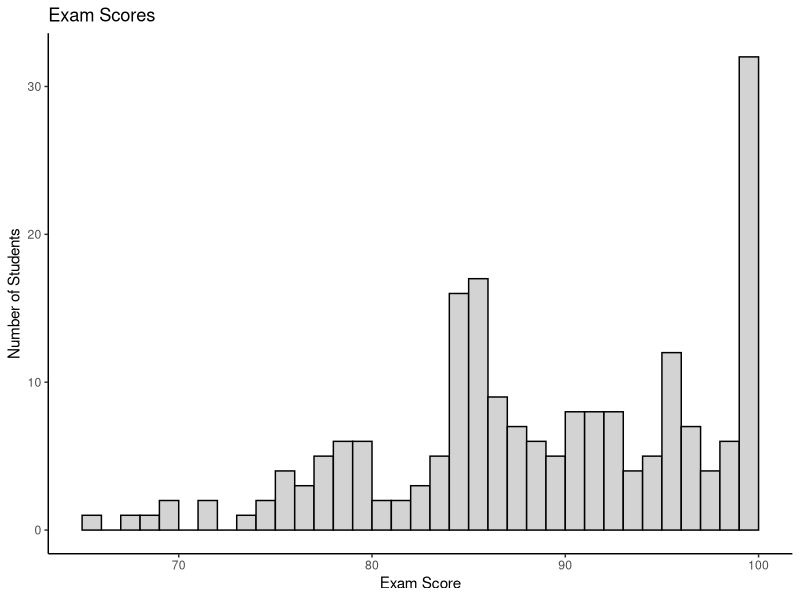
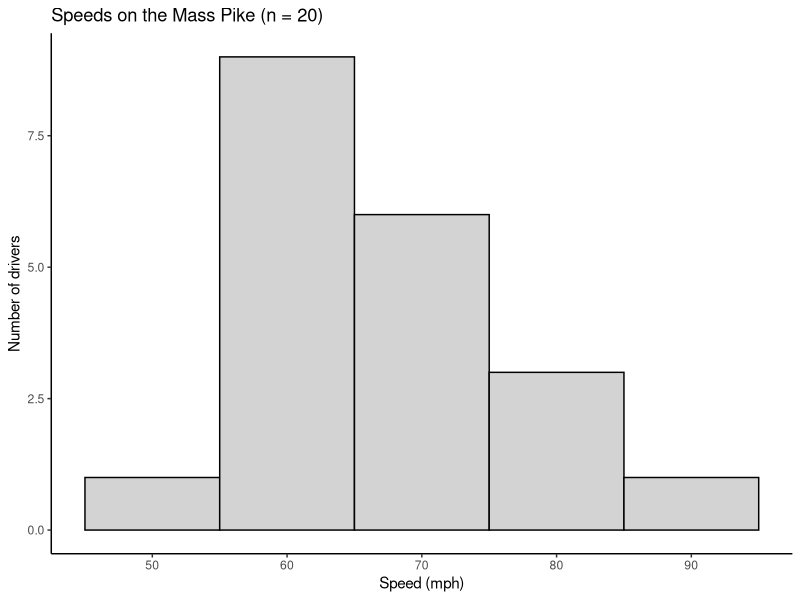
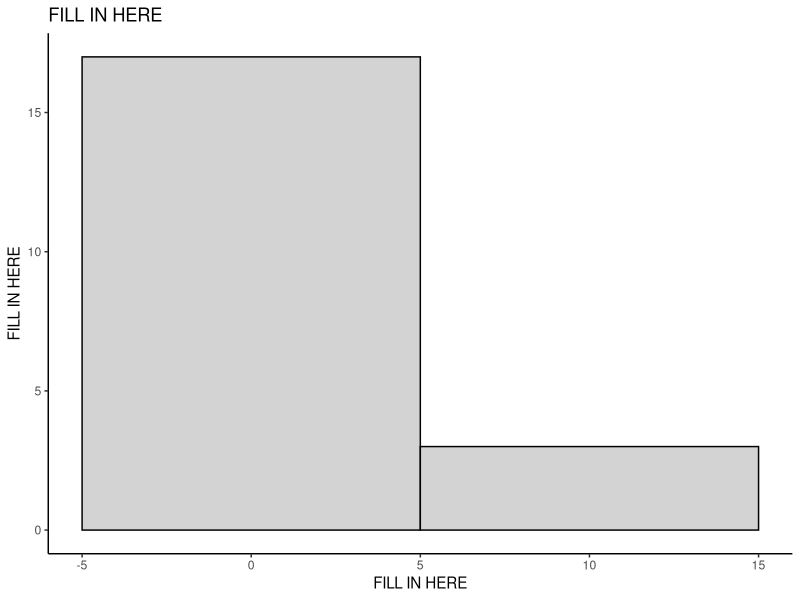
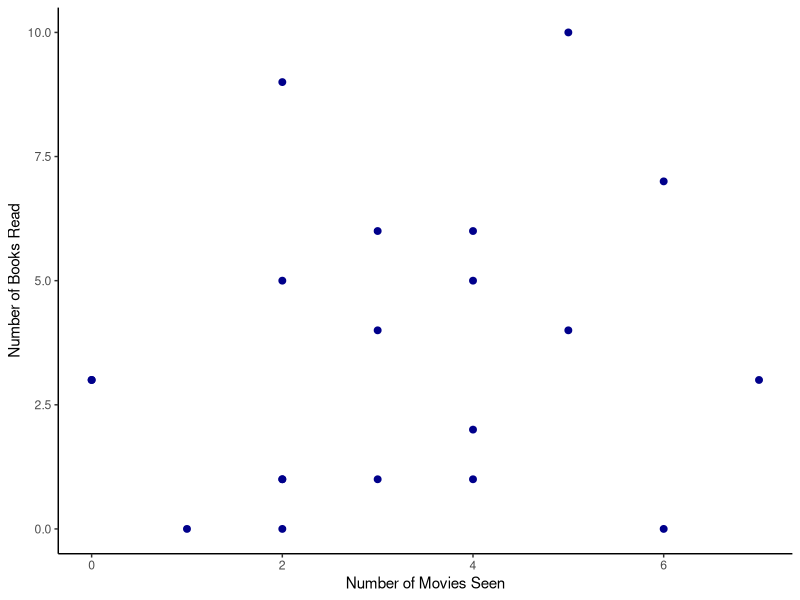
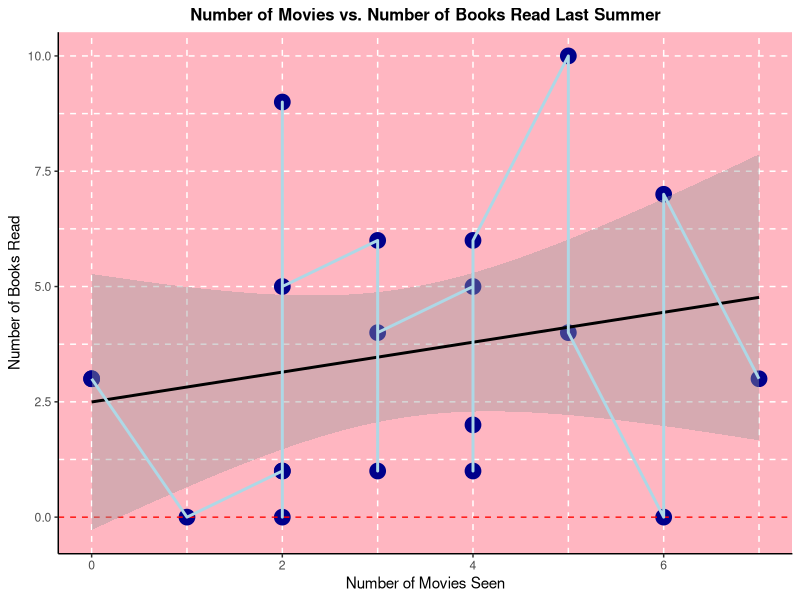

Source code (R) for these figures, in order:
## ---- chunk 1
# If needed, remove the # and run these once on your computer to install:
# install.packages("ggplot2")
# install.packages("dplyr")
# install.packages("tidyr")

# Once you have installed the packages, you can "comment" those lines out (put the hashtag back) and just use the "library" function to load the packages into your R session.

library(ggplot2)
library(dplyr)
library(tidyr)

#set seed for reproducibility
set.seed(211)  # ensures the same random numbers are generated each time (DO NOT CHANGE)

## ---- chunk 2

#set seed
set.seed(211)  # ensures the same random numbers are generated each time (DO NOT CHANGE)

#generate exam scores from 0 - 100
exam_scores <- round(rnorm(200, mean = 90, sd = 10), 0)
exam_scores[exam_scores < 0] <- 0
exam_scores[exam_scores > 100] <- 100
  
#combine into dataframe
df_example <- data.frame(x = exam_scores)

ggplot(df_example, aes(x = x)) +
  geom_histogram(binwidth = 1, boundary = 0, fill = "lightgrey", color = "black") +
  labs(title = "Exam Scores",
       x = "Exam Score", y = "Number of Students") +
  theme_classic() 
## ---- chunk 3
speeds <- c(60, 70, 89, 70, 50, 59, 67, 72, 65, 63,
            68, 65, 77, 65, 79, 82, 67, 63, 65, 64)

length(speeds)  # prints number of speeds you recorded
range(speeds)   # prints minimum and maximum speeds
## ---- chunk 4
min_speed <- min(speeds)
max_speed <- max(speeds)

# Create 6 breakpoints => 5 equal-width intervals
breaks <- seq(from = 45, to = 95, length.out = 6)
# Ensure the maximum observation is included when right = FALSE
breaks[length(breaks)] <- breaks[length(breaks)] + 1e-8

# Assign each observation to an interval [a, b)
speed_bins <- cut(
  speeds,
  breaks = breaks,
  right = FALSE,         # include left endpoint, exclude right
  include.lowest = TRUE
)

# Frequency and percent table
freq_table <- data.frame(interval = speed_bins) |>
  dplyr::count(interval, name = "frequency") |>
  dplyr::mutate(percent = round(100 * frequency / sum(frequency), 1))

freq_table
## ---- chunk 5
df_speeds <- data.frame(speed = speeds)

ggplot(df_speeds, aes(x = speed)) +
  geom_histogram(binwidth = 10, fill = "lightgrey", color = "black") +
  labs(title = "Speeds on the Mass Pike (n = 20)",
       x = "Speed (mph)", y = "Number of drivers") +
  theme_classic()
## ---- chunk 6
movies <- c(4, 3, 5, 2, 0, 2, 1, 6, 2, 4,
            2, 3, 4, 6, 4, 2, 3, 7, 0, 5)

length(movies)  # 20
range(movies)   # min/max for helpful reference
## ---- chunk 7

df_movies <- data.frame(movies = movies)

ggplot(df_movies, aes(x = movies)) + 
  geom_histogram(binwidth = 10, color = "black", fill = "lightgrey") + 
  labs(title = "FILL IN HERE",
       x = "FILL IN HERE", y = "FILL IN HERE") +
  theme_classic()
## ---- chunk 8
books <- c(5, 6, 10, 1, 3, 0, 0, 0, 1, 2,
            9, 1, 1, 7, 6, 5, 4, 3, 3, 4)

df_movies_books <- data.frame(movies = movies, books=books)
## ---- chunk 9

#create scatterplot
ggplot(df_movies_books, aes(x = movies, y = books)) +
  geom_point(color = "darkblue", size = 2) +
  labs(x = "Number of Movies Seen", y = "Number of Books Read") +
  theme_classic()

## ---- chunk 10

#create scatterplot
ggplot(df_movies_books, aes(x = movies, y = books)) +
  geom_point(color = "darkblue", size = 5) +
  geom_hline(yintercept = 0, color = "red", linetype = "dashed") +
  geom_smooth(method = "lm", color = "black", se = TRUE) +
  geom_line(color = "lightblue", size = 1) +
  labs(title = "Number of Movies vs. Number of Books Read Last Summer",
       x = "Number of Movies Seen", y = "Number of Books Read") +
  theme_classic() +
  theme(panel.background = element_rect(fill = "lightpink"),
        panel.grid.major = element_line(color = "white", linetype = "dashed"),
        panel.grid.minor = element_line(color = "white", linetype = "dashed"),
        plot.title = element_text(hjust = 0.5, size = 12, face = "bold"))

